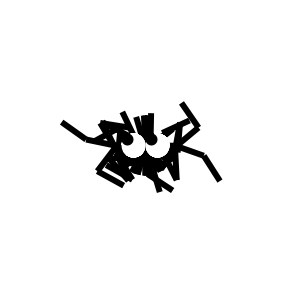
Frame 1 (no input)
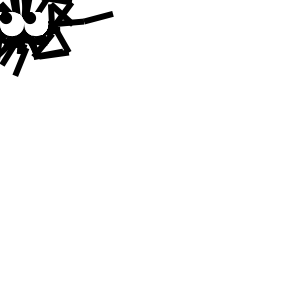
Frame 60 (the mouse pressed at the canvas centre just before this capture)
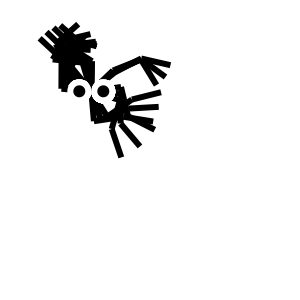
Frame 120 (the mouse held since frame 60 and released just before this capture)

The Processing sketch that drew these frames (run headless with seeded random() and noise(); from frame 60 on, the mouse is pressed at the canvas centre):

// Processing sketch: segmentmonster
// ── segmentmonster.pde
Segment[] s;
float cycle = 0;
float offset = -PI*0.5;
float speed = 0.03;
float targetX = 0;
float targetY = 0;
float aRange = HALF_PI;
float bRange = PI;
float cRange = TWO_PI;
float offSet = 0.33;
Eye e1;
Eye e2;

void setup() {
  size(300, 300);
  smooth();
  frameRate(30);
  fill(255);
  s = new Segment[66];
  for(int i=0; i < s.length; i+=3) {
    s[i] = new Segment(width*0.5, height*0.5, 30, 6);
    s[i+1] = new Segment(s[i].getPin().x, s[i].getPin().y, 30, 6);
    s[i+2] = new Segment(s[i+1].getPin().x, s[i+1].getPin().y, 30, 6);
  }
  e1 = new Eye(width*0.5-16, height*0.5);
  e2 = new Eye(width*0.5+16, height*0.5);
}

void draw() {
  background(255);
  for(int i=0; i < s.length; i+=3) {
    walk(s[i], s[i+1], s[i+2], cycle+i*offSet);
  }

  cycle += speed;

}

void walk(Segment segA, Segment segB, Segment segC, float cyc) {
  float angleA = sin(cyc) * aRange + HALF_PI;
  float angleB = sin(cyc+offset) * bRange;
  float angleC = sin(cyc+offset) * cRange;
  segA.rotation = angleA;
  segB.rotation = segA.rotation + angleB;
  segC.rotation = segB.rotation + angleC;
  segA.x += (mouseX - segA.x) * speed;
  segA.y += (mouseY - segA.y) * speed;
  segB.x = segA.getPin().x;
  segB.y = segA.getPin().y;
  segC.x = segB.getPin().x;
  segC.y = segB.getPin().y;
  segA.render();
  segB.render();
  segC.render();
  
  e1.x = segA.x-12;
  e1.y = segA.y;
  e1.draw();
  e2.x = segA.x+12;
  e2.y = segA.y;
  e2.draw();
}

void mousePressed() {
  aRange = random(TWO_PI);
  bRange = random(TWO_PI);
  cRange = random(TWO_PI);
  speed = random(0.001, 0.05);
  offSet = random(TWO_PI);
}

// ── Eye.pde
class Eye {
  float eyeSize;
  float pupilSize;
  float x;
  float y;
  float pupilX;
  float pupilY;

  Eye(float x, float y) {
    eyeSize = 24;
    pupilSize = 12;
    this.x = x;
    this.y = y;

    pupilX = x;
    pupilY = y;
  }

  void draw() {
    // eyeball
    fill(255);
    ellipse(x, y, eyeSize, eyeSize);
    
    float mX = map(mouseX, 0, height, -eyeSize*0.25, eyeSize*0.25);
    pupilX = x + mX;
    float mY = map(mouseY, 0, height, -eyeSize*0.25, eyeSize*0.25);
    pupilY = y + mY;

    // pupil
    fill(0);
    ellipse(pupilX, pupilY, pupilSize, pupilSize);    
  }
}


// ── Segment.pde
class Segment {
  float x;
  float y;
  float w;
  float h;
  float rotation;
  PVector v;
  
  Segment(float x, float y, float w, float h) {
    this.x = x;
    this.y = y;
    this.w = w;
    this.h = h;
    v = new PVector();
  }
  
  void render() {
    pushMatrix();
    translate(x, y);
    rotate(rotation);
    fill(0);
    noStroke();
    rect(0, -h*0.5, w, h);
    popMatrix();
  }
  
  PVector getPin() {
    v.x = x + cos(rotation) * w;
    v.y = y + sin(rotation) * w;
    return v;
  }
}
